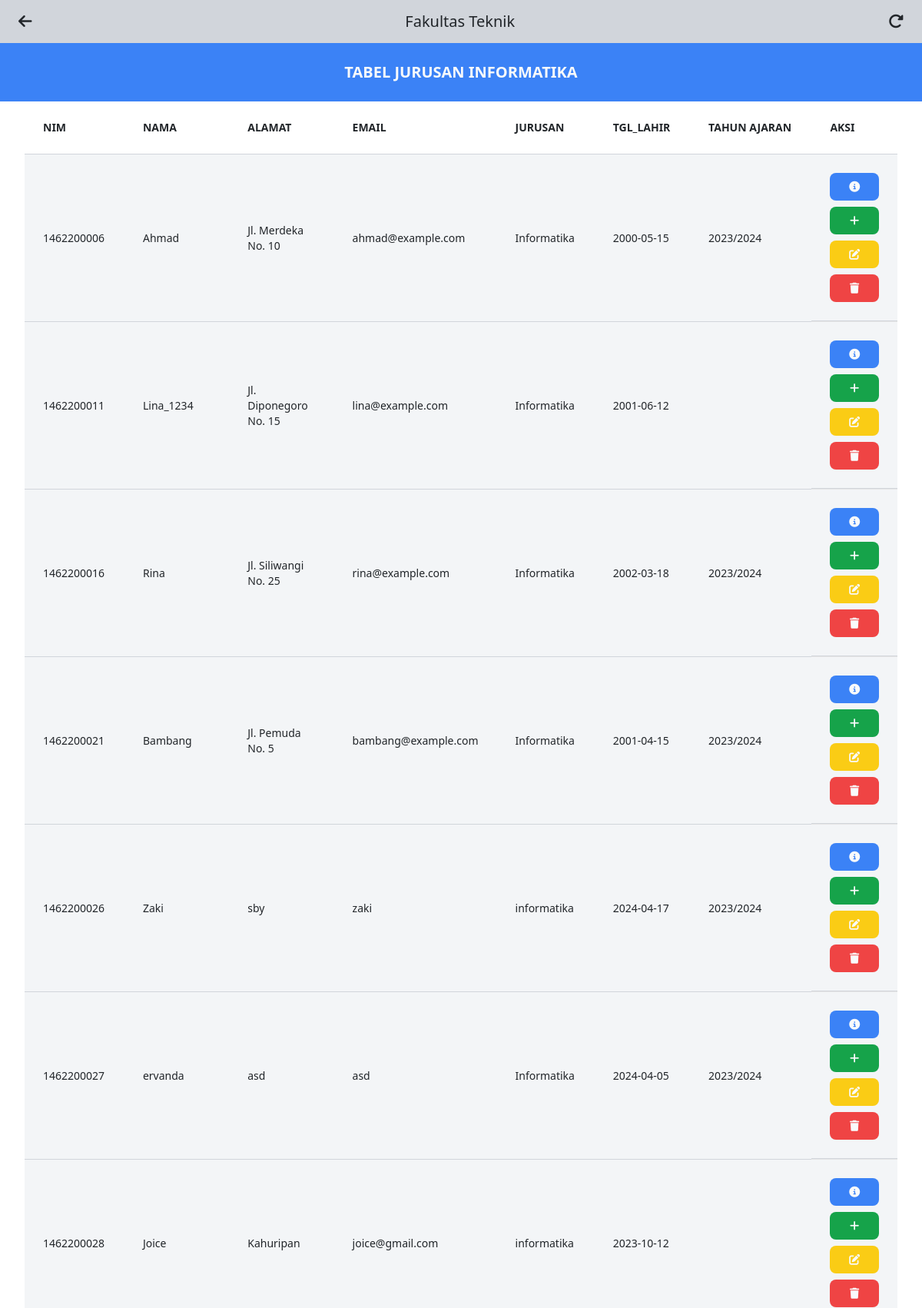
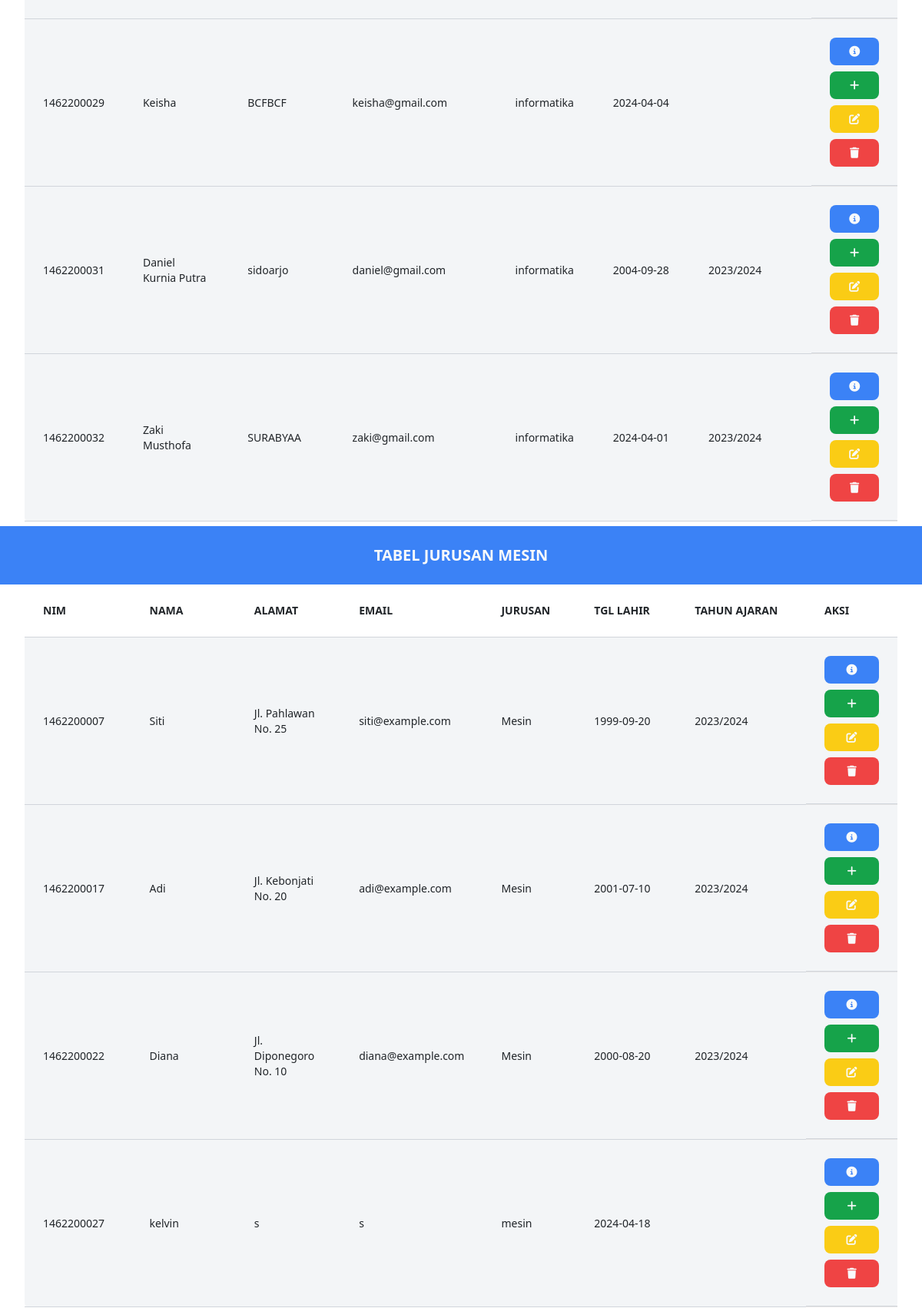
The page /daftarfakultas/teknik.php (upper part) on the database its author committed (2 pictures, top to bottom).
### tables this page shows
CREATE TABLE `tbl_mhsiswa` (
  `id_mahasiswa` int(11) NOT NULL,
  `nama_mahasiswa` varchar(75) DEFAULT NULL,
  `jns_kelamin` varchar(15) DEFAULT NULL,
  `tgl_lahir` date DEFAULT NULL,
  `status_mhs` varchar(35) DEFAULT NULL,
  `jurusan` varchar(75) DEFAULT NULL,
  `nim` varchar(15) DEFAULT NULL,
  `lulusan_sekolah` varchar(75) DEFAULT NULL,
  `tahun_ajaran` varchar(30) DEFAULT NULL,
  `pekerjaan` varchar(75) DEFAULT NULL,
  `alamat` varchar(200) DEFAULT NULL,
  `kelurahan` varchar(45) DEFAULT NULL,
  `kecamatan` varchar(45) DEFAULT NULL,
  `kota` varchar(45) DEFAULT NULL,
  `provinsi` varchar(75) DEFAULT NULL,
  `telp` varchar(50) DEFAULT NULL,
  `email` varchar(55) DEFAULT NULL,
  `website` varchar(75) DEFAULT NULL
);

### daftarfakultas/teknik.php (the view, shortened to what this page needs)
<?php
require ('../koneksi.php');
$infor = "SELECT * FROM tbl_mhsiswa WHERE jurusan='Informatika'";
$tbl_infor = mysqli_query($conn, $infor);
$mesin = "SELECT * FROM tbl_mhsiswa WHERE jurusan='Mesin'";
$tbl_mesin = mysqli_query($conn, $mesin);
?>
<!DOCTYPE html>
<html lang="en">
<head>
  <link href="https://cdn.jsdelivr.net/npm/bootstrap@5.3.3/dist/css/bootstrap.min.css" rel="stylesheet"
 />
  <link rel="stylesheet" href="style3.css" />
  <link rel="stylesheet" href="https://cdnjs.cloudflare.com/ajax/libs/font-awesome/6.5.1/css/all.min.css" />
  <script src="https://cdn.tailwindcss.com"></script>
  <link href="https://cdnjs.cloudflare.com/ajax/libs/flowbite/2.3.0/flowbite.min.css" rel="stylesheet" />
</head>
<body class="bg-gray-300 mb-24">
  <div class="w-full flex justify-between items-center my-3 px-4">
    <a href="../daftarfakultas.php" class="fa-solid fa-arrow-left text-[20px]"></a>
    <h6 class="text-normal text-[20px] font-medium">Fakultas Teknik</h6>
    <a class="fa-solid fa-rotate-right fa-spin text-[20px]" href="teknik.php"></a>
  </div>
  <section class="w-full bg-white text-center ">
    <h2 class="font-bold text-xl bg-blue-500 text-gray-50 py-4 uppercase">Tabel Jurusan INFORMATIKA</h2>
    <div class="overflow-x-auto w- ">
      <div class="inline-block min-w-full lg:px-8">
        <div class="overflow-hidden">
          <table class="min-w-full text-left rounded text-sm font-light text-surface dark:text-black bg-slate-50">
            <thead class="bg-white font-normal dark:bg-body-dark border-b border-gray-300 uppercase">
              <tr>
                <th scope="col" class="px-6 py-4">NIM</th>
                <th scope="col" class="px-6 py-4">NAMA</th>
                <th scope="col" class="px-6 py-4">Alamat</th>
                <th scope="col" class="px-6 py-4">Email</th>
                <th scope="col" class="px-6 py-4">Jurusan</th>
                <th scope="col" class="px-6 py-4">Tgl_Lahir</th>
                <th scope="col" class="px-6 py-4">Tahun ajaran</th>
                <th scope="col" class="px-6 py-4">Aksi</th>
              </tr>
            </thead>
            <tbody>
              <?php
              if (mysqli_num_rows($tbl_infor) > 0) {
                while ($row = mysqli_fetch_assoc($tbl_infor)) {
                  ?>
                  <tr class="cursor-pointer border-b border-neutral-200 bg-black/[0.02] dark:border-white/10 font-medium">
                    <td class="px-6 py-4 border-b border-gray-300">
                      <?php echo $row['nim']; ?>
                    </td>
                    <td class="px-6 py-4 border-b border-gray-300 w-[12%]">
                      <?php echo $row['nama_mahasiswa']; ?>
                    </td>
                    <td class="px-6 py-4 border-b border-gray-300 w-[12%]">
                      <?php echo $row['alamat']; ?>
                    </td>
                    <td class="px-6 py-4 border-b border-gray-300 w-[12%]">
                      <?php echo $row['email']; ?>
                    </td>
                    <td class="px-6 py-4 border-b border-gray-300">
                      <?php echo $row['jurusan']; ?>
                    </td>
                    <td class="px-6 py-4 border-b border-gray-300">
                      <?php echo $row['tgl_lahir']; ?>
                    </td>
                    <td class="px-6 py-4 border-b border-gray-300">
                      <?php echo $row['tahun_ajaran']; ?>
                    </td>
                    <td class="flex flex-col px-6 py-4 border-b border-gray-300 gap-y-2">
                      <a class="rounded-lg py-2 px-4 bg-blue-500 text-gray-50 text-center"
                        href="profile.php?nim=<?php echo $row['nim'] ?>">
                        <i class="fa-solid fa-circle-info"></i>
                      </a>
                      <a class="rounded-lg py-2 px-4 bg-green-600 text-gray-50 text-center"
                        href="isinilai.php?nim=<?php echo $row['nim'] ?>">
                        <i class="fa-solid fa-plus"></i>
                      </a>
                      <a class="rounded-lg py-2 px-4 bg-yellow-400 text-gray-50 text-center"
                        href="editdatamhs.php?nim=<?php echo $row['nim'] ?>">
                        <i class="fa-solid fa-pen-to-square"></i>
                      </a>
                      <a class="rounded-lg py-2 px-4 bg-red-500 text-gray-50 text-center"
                        onclick="deleteData('<?php echo $row['nim']; ?>')">
                        <i class="fa-solid fa-trash"></i>
                      </a>
                    </td>
                  </tr>
                  <?php
                }
              } else {
                ?>
                <tr>
                  <td colspan="6">Tidak ada data yang tersedia</td>
                </tr>
                <?php
              }
              ?>
            </tbody>
          </table>
        </div>
      </div>
    </div>
  </section>
  <section class="w-full bg-white text-center ">
    <h2 class="font-bold text-xl bg-blue-500 text-gray-50 py-4 uppercase">Tabel Jurusan Mesin</h2>
    <div class="overflow-x-auto w- ">
      <div class="inline-block min-w-full lg:px-8">
        <div class="overflow-hidden">
          <table class="min-w-full text-left rounded text-sm font-light text-surface dark:text-black bg-slate-50">
            <thead class="bg-white font-normal dark:bg-body-dark border-b border-gray-300 uppercase">
              <tr>
                <th scope="col" class="px-6 py-4">NIM</th>
                <th scope="col" class="px-6 py-4">NAMA</th>
                <th scope="col" class="px-6 py-4">Alamat</th>
                <th scope="col" class="px-6 py-4">Email</th>
                <th scope="col" class="px-6 py-4">Jurusan</th>
                <th scope="col" class="px-6 py-4">Tgl Lahir</th>
                <th scope="col" class="px-6 py-4">Tahun ajaran</th>
                <th scope="col" class="px-6 py-4">Aksi</th>
              </tr>
            </thead>
            <tbody>
              <?php
              if (mysqli_num_rows($tbl_mesin) > 0) {
                while ($row = mysqli_fetch_assoc($tbl_mesin)) {
                  ?>
                  <tr class="cursor-pointer border-b border-neutral-200 bg-black/[0.02] dark:border-white/10 font-medium">
                    <td class="px-6 py-4 border-b border-gray-300">
                      <?php echo $row['nim']; ?>
                    </td>
                    <td class="px-6 py-4 border-b border-gray-300 w-[12%]">
                      <?php echo $row['nama_mahasiswa']; ?>
                    </td>
                    <td class="px-6 py-4 border-b border-gray-300 w-[12%]">
                      <?php echo $row['alamat']; ?>
                    </td>
                    <td class="px-6 py-4 border-b border-gray-300 w-[12%]">
                      <?php echo $row['email']; ?>
                    </td>
                    <td class="px-6 py-4 border-b border-gray-300">
                      <?php echo $row['jurusan']; ?>
                    </td>
                    <td class="px-6 py-4 border-b border-gray-300">
                      <?php echo $row['tgl_lahir']; ?>
                    </td>
                    <td class="px-6 py-4 border-b border-gray-300">
                      <?php echo $row['tahun_ajaran']; ?>
                    </td>
                    <td class="flex flex-col px-6 py-4 border-b border-gray-300 gap-y-2">
                      <a class="rounded-lg py-2 px-4 bg-blue-500 text-gray-50 text-center"
                        href="profile.php?nim=<?php echo $row['nim'] ?>">
                        <i class="fa-solid fa-circle-info"></i>
                      </a>
                      <a class="rounded-lg py-2 px-4 bg-green-600 text-gray-50 text-center"
                        href="isinilai.php?nim=<?php echo $row['nim'] ?>">
                        <i class="fa-solid fa-plus"></i>
                      </a>
                      <a class="rounded-lg py-2 px-4 bg-yellow-400 text-gray-50 text-center"
                        href="editdatamhs.php?nim=<?php echo $row['nim'] ?>">
                        <i class="fa-solid fa-pen-to-square"></i>
                      </a>
                      <a class="rounded-lg py-2 px-4 bg-red-500 text-gray-50 text-center"
                        onclick="deleteData('<?php echo $row['nim']; ?>')">
                        <i class="fa-solid fa-trash"></i>
                      </a>
                    </td>
                  </tr>
                  <?php
                }
              } else {
                ?>
                <tr>
                  <td colspan="6">Tidak ada data yang tersedia</td>
                </tr>
                <?php
              }
              ?>
            </tbody>
          </table>
        </div>
      </div>
    </div>
  </section>
</body>
</html>

### style3.css (style rules this page uses)
* { padding: 0; margin: 0; }
body { background-color: #ced7e0; }

### rows shown on the page
tbl_mhsiswa: nim "1462200006", nama_mahasiswa "Ahmad", alamat "Jl. Merdeka No. 10", email "ahmad@example.com", jurusan "Informatika", tgl_lahir "2000-05-15", tahun_ajaran "2023/2024"
tbl_mhsiswa: nim "1462200011", nama_mahasiswa "Lina_1234", alamat "Jl. Diponegoro No. 15", email "lina@example.com", jurusan "Informatika", tgl_lahir "2001-06-12"
tbl_mhsiswa: nim "1462200016", nama_mahasiswa "Rina", alamat "Jl. Siliwangi No. 25", email "rina@example.com", jurusan "Informatika", tgl_lahir "2002-03-18", tahun_ajaran "2023/2024"
tbl_mhsiswa: nim "1462200021", nama_mahasiswa "Bambang", alamat "Jl. Pemuda No. 5", email "bambang@example.com", jurusan "Informatika", tgl_lahir "2001-04-15", tahun_ajaran "2023/2024"
tbl_mhsiswa: nim "1462200026", nama_mahasiswa "Zaki", alamat "sby", email "zaki", jurusan "informatika", tgl_lahir "2024-04-17", tahun_ajaran "2023/2024"
tbl_mhsiswa: nim "1462200027", nama_mahasiswa "ervanda", alamat "asd", email "asd", jurusan "Informatika", tgl_lahir "2024-04-05", tahun_ajaran "2023/2024"
tbl_mhsiswa: nim "1462200028", nama_mahasiswa "Joice", alamat "Kahuripan", email "joice@gmail.com", jurusan "informatika", tgl_lahir "2023-10-12"
tbl_mhsiswa: nim "1462200029", nama_mahasiswa "Keisha", alamat "BCFBCF", email "keisha@gmail.com", jurusan "informatika", tgl_lahir "2024-04-04"
tbl_mhsiswa: nim "1462200031", nama_mahasiswa "Daniel Kurnia Putra", alamat "sidoarjo", email "daniel@gmail.com", jurusan "informatika", tgl_lahir "2004-09-28", tahun_ajaran "2023/2024"
tbl_mhsiswa: nim "1462200032", nama_mahasiswa "Zaki Musthofa", alamat "SURABYAA", email "zaki@gmail.com", jurusan "informatika", tgl_lahir "2024-04-01", tahun_ajaran "2023/2024"
tbl_mhsiswa: nim "1462200007", nama_mahasiswa "Siti", alamat "Jl. Pahlawan No. 25", email "siti@example.com", jurusan "Mesin", tgl_lahir "1999-09-20", tahun_ajaran "2023/2024"
tbl_mhsiswa: nim "1462200017", nama_mahasiswa "Adi", alamat "Jl. Kebonjati No. 20", email "adi@example.com", jurusan "Mesin", tgl_lahir "2001-07-10", tahun_ajaran "2023/2024"
tbl_mhsiswa: nim "1462200022", nama_mahasiswa "Diana", alamat "Jl. Diponegoro No. 10", email "diana@example.com", jurusan "Mesin", tgl_lahir "2000-08-20", tahun_ajaran "2023/2024"
tbl_mhsiswa: nim "1462200027", nama_mahasiswa "kelvin", alamat "s", email "s", jurusan "mesin", tgl_lahir "2024-04-18"
